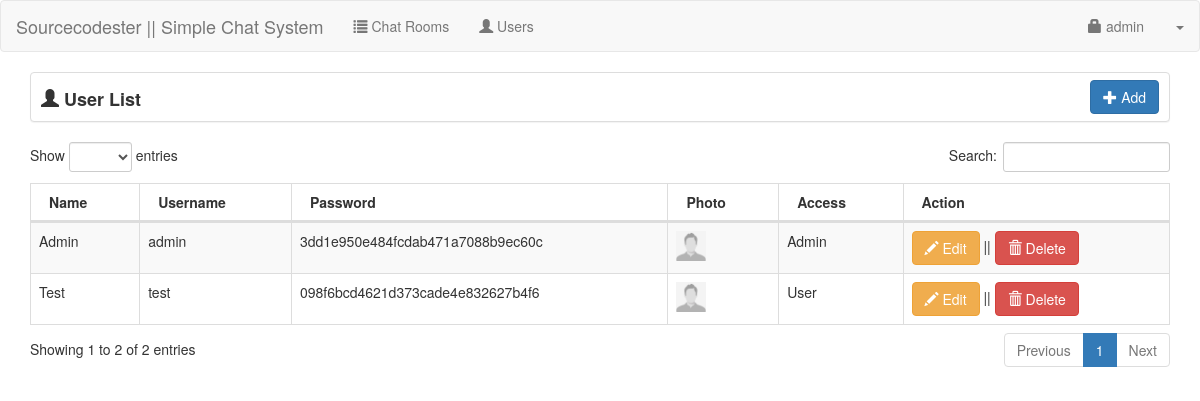
/admin/user.php (signed in), run on an earlier commit of the app's database.
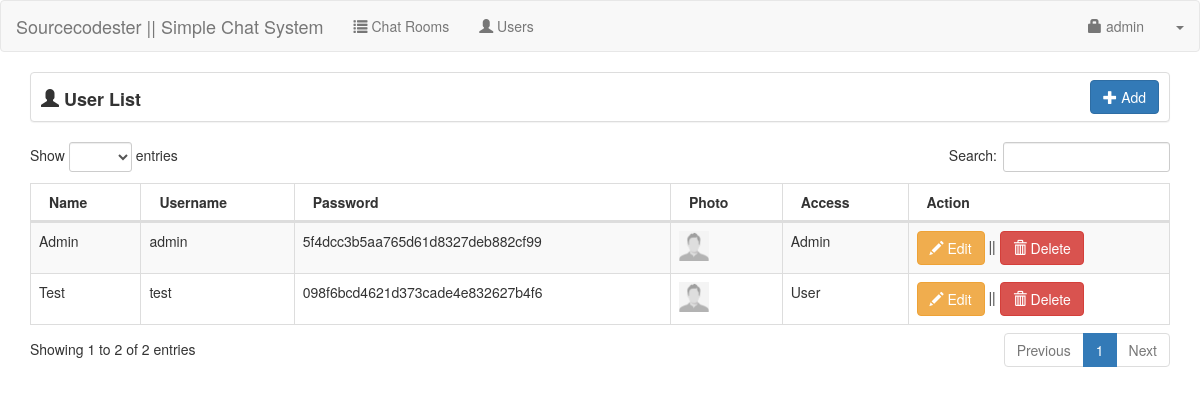
And on a later commit of the database.
### tables this page shows
CREATE TABLE `user` (
  `userid` int(11) NOT NULL,
  `username` varchar(30) NOT NULL,
  `password` varchar(150) NOT NULL,
  `uname` varchar(60) NOT NULL,
  `photo` varchar(200) NOT NULL,
  `access` int(1) NOT NULL
);

### admin/session.php (called while the page is built, shortened)
<?php
	include('../conn.php');
	$sq=mysqli_query($conn,"select * from `user` where userid='".$_SESSION['id']."'");
	$srow=mysqli_fetch_array($sq);
	$user=$srow['username'];
?>

### admin/userlist.php (the view)
<div class="col-lg-12">
    <div class="panel panel-default" style="height:50px;">
		<span style="font-size:18px; margin-left:10px; position:relative; top:13px;"><strong><span class="glyphicon glyphicon-user"></span> User List</strong></span>
		<div class="pull-right" style="margin-right:10px; margin-top:7px;">
			<a href="#add_user" data-toggle="modal" class="btn btn-primary"><span class="glyphicon glyphicon-plus"></span> Add</a>
		</div>
	</div>
	<table width="100%" class="table table-striped table-bordered table-hover" id="userList">
        <thead>
            <tr>
                <th>Name</th>
				<th>Username</th>
				<th>Password</th>
				<th>Photo</th>
				<th>Access</th>
				<th>Action</th>
			</tr>
		</thead>
		<tbody>
		<?php
			$query=mysqli_query($conn,"select * from `user` order by uname asc");
			while($row=mysqli_fetch_array($query)){
			?>
			<tr>
				<td><input type="hidden" id="ename<?php echo $row['userid']; ?>" value="<?php echo $row['uname']; ?>"><?php echo $row['uname']; ?></td>
				<td><input type="hidden" id="eusername<?php echo $row['userid']; ?>" value="<?php echo $row['username']; ?>"><?php echo $row['username']; ?></td>
				<td><input type="hidden" id="epassword<?php echo $row['userid']; ?>" value="<?php echo $row['password']; ?>"><?php echo $row['password']; ?></td>
				<td><img src="../<?php if(empty($row['photo'])){echo "upload/profile.jpg";}else{echo $row['photo'];} ?>" height="30px;" width="30px;"></td>
				<td>
					<?php
						if ($row['access']==1){
							echo "Admin";
						}
						else{
							echo "User";
						}
					?>
				</td>
				<td>
					<button type="button" class="btn btn-warning edituser" value="<?php echo $row['userid']; ?>"><span class="glyphicon glyphicon-pencil"></span> Edit</button> ||
					<button type="button" class="btn btn-danger deleteuser" value="<?php echo $row['userid']; ?>"><span class="glyphicon glyphicon-trash"></span> Delete</button>
				</td>
			</tr>
			<?php
			}
		?>
        </tbody>
    </table>
</div>

### admin/header.php (shortened to what this page needs)
<!DOCTYPE html>
<html>
<head>
	<link rel="stylesheet" href="https://maxcdn.bootstrapcdn.com/bootstrap/3.3.6/css/bootstrap.min.css" />
	<link href="../css/dataTables.bootstrap.css" rel="stylesheet">
	<link href="../css/dataTables.responsive.css" rel="stylesheet">
</head>

### admin/user.php (shortened to what this page needs)
<?php include('session.php'); ?>
<?php include('header.php'); ?>
<body>
<?php include('navbar.php'); ?>
<div class="container">
	<div class="row">
		<?php include('userlist.php'); ?>
	</div>
</div>
</body>
</html>

### admin/navbar.php (shortened to what this page needs)
<nav class="navbar navbar-default">
    <div class="container-fluid">
		<div class="navbar-header">
			<a class="navbar-brand" href="https://www.sourcecodester.com/php/11610/simple-chat-system.html">Sourcecodester || Simple Chat System</a>
		</div>
		<ul class="nav navbar-nav">
			<li><a href="index.php"><span class="glyphicon glyphicon-list"></span> Chat Rooms</a></li>
			<li><a href="user.php"><span class="glyphicon glyphicon-user"></span> Users</a></li>
		</ul>
		<ul class="nav navbar-nav navbar-right">
			<li><a href="#account" data-toggle="modal"><span class="glyphicon glyphicon-lock"></span> <?php echo $user; ?></a></li>
			<li class="dropdown">
				<a class="dropdown-toggle" data-toggle="dropdown" href="#"><span class="caret"></span></a>
			</li>
		</ul>
    </div>
</nav>

What changed in the data, as far as the page shows it:
changed user "Admin": password "3dd1e950e484fcdab471a7088b9ec60c" → "5f4dcc3b5aa765d61d8327deb882cf99"
